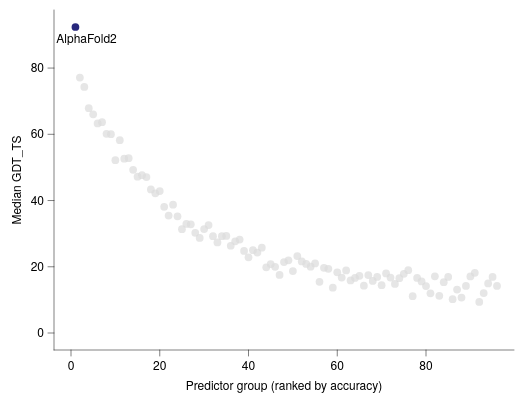

This figure's Vega-Lite source:
### Vega-Lite specification from a JSON file in a GitHub repository (floating-point values rounded to 4 significant figures)
{"background": null, "config": {"arc": {"fill": "#DBDBDB", "fillOpacity": 1.0, "innerRadius": 42.5, "padAngle": 0.03, "stroke": "black", "strokeOpacity": 1, "strokeWidth": 0.25}, "area": {"fill": "#DBDBDB", "fillOpacity": 1.0, "stroke": "black", "strokeOpacity": 1, "strokeWidth": 0.25}, "axis": {"domain": true, "domainCap": "round", "domainColor": "black", "domainWidth": 0.25, "grid": false, "gridCap": "round", "gridColor": "#F1F1F1", "gridDash": [0, 0], "gridOpacity": 1.0, "gridWidth": 0.25, "labelColor": "black", "labelFont": "Helvetica Neue, HelveticaNeue, Helvetica, Arial, sans-serif", "labelFontSize": 6, "labelFontStyle": "normal", "labelFontWeight": 400, "offset": 0, "ticks": true, "tickCap": "round", "tickColor": "black", "tickRound": false, "tickSize": 3.0, "tickWidth": 0.25, "titleColor": "black", "titleFont": "Helvetica Neue, HelveticaNeue, Helvetica, Arial, sans-serif", "titleFontSize": 6, "titleFontStyle": "normal", "titleFontWeight": 400}, "axisX": {"domain": true, "labelAlign": "center", "labelAngle": 0, "labels": true, "ticks": true, "translate": 0}, "axisY": {"domain": true, "labelAlign": "right", "labelAngle": 0, "labels": true, "ticks": true, "translate": 0}, "axisRight": {"domain": true, "labelAlign": "left", "labelAngle": 0, "labels": true, "ticks": true, "translate": 0}, "axisTop": {"domain": true, "labelAlign": "center", "labelAngle": 0, "labels": true, "ticks": true, "translate": 0}, "axisBand": {"tickOffset": 0}, "bar": {"fill": "#DBDBDB", "fillOpacity": 1.0, "stroke": "black", "strokeOpacity": 1, "strokeWidth": 0.25}, "boxplot": {"size": 15.3, "ticks": {"cornerRadius": 0.25, "fill": "black", "opacity": 1, "size": 7.65, "thickness": 0.25}, "box": {"fillOpacity": 1.0, "stroke": "black", "strokeOpacity": 1, "strokeWidth": 0.25}, "median": {"cornerRadius": 0, "fill": "black", "fillOpacity": 1.0, "opacity": 1, "size": 15.3, "thickness": 0.25}, "rule": {"fill": "black", "fillOpacity": 1.0, "size": 17.0, "stroke": "black", "strokeDash": [0, 0], "strokeOpacity": 1, "strokeWidth": 0.25}, "outliers": {"color": "black", "fill": "black", "fillOpacity": 1.0, "size": 0, "stroke": "black", "strokeOpacity": 1, "strokeWidth": 0.25}}, "circle": {"fill": "black", "fillOpacity": 1.0, "size": 2.125, "stroke": null, "strokeOpacity": 1, "strokeWidth": 0.25}, "errorband": {"band": {"fillOpacity": 0.6, "stroke": null, "strokeWidth": 0.25, "strokeOpacity": 1}, "borders": {"opacity": 0, "strokeOpacity": 1, "strokeWidth": 0.25}}, "errorbar": {"opacity": 1, "rule": {"strokeDash": [0, 0], "strokeWidth": 0.25}, "ticks": {"color": "black", "cornerRadius": 0.125, "opacity": 1, "size": 10.2, "thickness": 0.25}, "thickness": 0.25}, "font": "Helvetica Neue, HelveticaNeue, Helvetica, Arial, sans-serif", "geoshape": {"fill": "#DBDBDB", "fillOpacity": 1.0, "stroke": "black", "strokeOpacity": 1, "strokeWidth": 0.25}, "header": {"labelColor": "black", "labelFont": "Helvetica Neue, HelveticaNeue, Helvetica, Arial, sans-serif", "labelFontSize": 6, "labelFontStyle": "normal", "labelFontWeight": 400, "titleColor": "black", "titleFont": "Helvetica Neue, HelveticaNeue, Helvetica, Arial, sans-serif", "titleFontSize": 6, "titleFontStyle": "normal", "titleFontWeight": 400, "titlePadding": 0}, "legend": {"disable": false, "offset": 4.5, "titlePadding": 4, "labelOffset": 2, "gradientLabelOffset": 2, "columnPadding": 4, "rowPadding": 2, "gradientThickness": 5, "gradientOpacity": 1.0, "gradientStrokeColor": "black", "gradientStrokeWidth": 0.25, "labelColor": "black", "labelFont": "Helvetica Neue, HelveticaNeue, Helvetica, Arial, sans-serif", "labelFontSize": 6, "labelFontStyle": "normal", "labelFontWeight": 400, "strokeColor": "black", "strokeWidth": 0, "symbolSize": 36, "symbolStrokeColor": "black", "symbolStrokeWidth": 0.25, "titleColor": "black", "titleFont": "Helvetica Neue, HelveticaNeue, Helvetica, Arial, sans-serif", "titleFontSize": 6, "titleFontStyle": "normal", "titleFontWeight": 400}, "line": {"color": "black", "stroke": "black", "strokeCap": "butt", "strokeDash": [0, 0], "strokeOpacity": 1, "strokeWidth": 0.5}, "point": {"filled": true, "fill": "#DBDBDB", "fillOpacity": 1.0, "size": 8.5, "stroke": "black", "strokeOpacity": 1, "strokeWidth": 0.25}, "range": {"category": ["#9D9D9D", "#28287D", "#004225", "#47266F", "#00605D", "#DBDBDB", "#7983C1", "#6E927B", "#937FB4", "#699A97"], "diverging": {"scheme": ["#4F4265", "#6A5C82", "#85789D", "#A196B7", "#BDB5CE", "#D8D6DD", "#F6F6F6", "#CED8D7", "#9DBFBD", "#75A3A0", "#518683", "#326967", "#164D4B"]}, "heatmap": {"scheme": ["#440154", "#472270", "#433E82", "#38598C", "#2C728E", "#238A8D", "#24A086", "#39B578", "#5DC862", "#96D646", "#CAE02D", "#FDE724"]}, "ordinal": {"scheme": ["#F1F1F1", "#DBDBDB", "#C6C6C6", "#B2B2B2", "#9D9D9D", "#898989", "#767676", "#636363", "#515151", "#404040", "#2F2F2F", "#1F1F1F"]}, "ramp": {"scheme": ["#440154", "#472270", "#433E82", "#38598C", "#2C728E", "#238A8D", "#24A086", "#39B578", "#5DC862", "#96D646", "#CAE02D", "#FDE724"]}}, "rule": {"color": "black", "stroke": "black", "strokeCap": "round", "strokeDash": [2, 2], "strokeOpacity": 1, "strokeWidth": 0.25}, "scale": {"barBandPaddingInner": 0.1, "rectBandPaddingInner": 0, "tickBandPaddingInner": 0.1, "bandPaddingOuter": 0.1, "bandWithNestedOffsetPaddingInner": 0.2, "bandWithNestedOffsetPaddingOuter": 0.2, "offsetBandPaddingInner": 0, "offsetBandPaddingOuter": 0, "continuousPadding": 8.5, "round": false}, "rect": {"fill": "#DBDBDB", "fillOpacity": 1.0, "stroke": "black", "strokeOpacity": 1, "strokeWidth": 0.25}, "square": {"fill": "#DBDBDB", "fillOpacity": 1.0, "size": 17.0, "stroke": "black", "strokeOpacity": 1, "strokeWidth": 0.25}, "text": {"color": "black", "font": "Helvetica Neue, HelveticaNeue, Helvetica, Arial, sans-serif", "fontSize": 6, "fontStyle": "normal", "fontWeight": 400}, "tick": {"color": "black", "cornerRadius": 0.125, "opacity": 1.0, "size": 15.3, "thickness": 0.25}, "title": {"anchor": "middle", "frame": "group", "color": "black", "font": "Helvetica Neue, HelveticaNeue, Helvetica, Arial, sans-serif", "fontSize": 6, "fontStyle": "normal", "fontWeight": 400, "subtitleColor": "black", "subtitleFont": "Helvetica Neue, HelveticaNeue, Helvetica, Arial, sans-serif", "subtitleFontSize": 6, "subtitleFontStyle": "normal", "subtitleFontWeight": 400}, "trail": {"color": "black", "opacity": 1, "size": 0.5}, "view": {"continuousWidth": 230, "continuousHeight": 170, "discreteWidth": 230, "discreteHeight": 170, "fill": null, "stroke": null, "strokeWidth": 0.25}}, "layer": [{"data": {"name": "data-37ce6bb841388de4b2159be5d2253b8a"}, "mark": {"type": "point", "opacity": 0.7, "size": 15, "stroke": null}, "encoding": {"x": {"field": "rank", "title": "Predictor group (ranked by accuracy)", "type": "quantitative", "scale": {"nice": false}}, "y": {"field": "gdt", "title": "Median GDT_TS", "type": "quantitative", "scale": {"nice": false}}}}, {"data": {"name": "data-eacc7d94ee619f3a75a5c9fa2b42fbcf"}, "mark": {"type": "circle", "color": "#28287D", "size": 15}, "encoding": {"x": {"field": "rank", "title": "Predictor group (ranked by accuracy)", "type": "quantitative", "scale": {"nice": false}}, "y": {"field": "gdt", "title": "Median GDT_TS", "type": "quantitative", "scale": {"nice": false}}}}, {"layer": [{"mark": {"type": "text", "align": "center", "baseline": "middle", "fontSize": 6}, "encoding": {"text": {"value": "AlphaFold2"}, "x": {"datum": 3.504, "scale": {"domain": [1.0, 96.0]}}, "y": {"datum": 88.78, "scale": {"domain": [9.368, 92.4]}}}}], "data": {"values": [{"__dysonsphere__": 1}]}}], "$schema": "https://vega.github.io/schema/vega-lite/v6.4.1.json", "datasets": {"data-37ce6bb841388de4b2159be5d2253b8a": [{"rank": 2, "gdt": 77.13, "group": "field"}, {"rank": 3, "gdt": 74.29, "group": "field"}, {"rank": 4, "gdt": 67.87, "group": "field"}, {"rank": 5, "gdt": 66.03, "group": "field"}, {"rank": 6, "gdt": 63.27, "group": "field"}, {"rank": 7, "gdt": 63.65, "group": "field"}, {"rank": 8, "gdt": 60.16, "group": "field"}, {"rank": 9, "gdt": 60.03, "group": "field"}, {"rank": 10, "gdt": 52.18, "group": "field"}, {"rank": 11, "gdt": 58.21, "group": "field"}, {"rank": 12, "gdt": 52.65, "group": "field"}, {"rank": 13, "gdt": 52.77, "group": "field"}, {"rank": 14, "gdt": 49.29, "group": "field"}, {"rank": 15, "gdt": 47.2, "group": "field"}, {"rank": 16, "gdt": 47.66, "group": "field"}, {"rank": 17, "gdt": 47.08, "group": "field"}, {"rank": 18, "gdt": 43.37, "group": "field"}, {"rank": 19, "gdt": 42.18, "group": "field"}, {"rank": 20, "gdt": 42.86, "group": "field"}, {"rank": 21, "gdt": 38.09, "group": "field"}, {"rank": 22, "gdt": 35.46, "group": "field"}, {"rank": 23, "gdt": 38.75, "group": "field"}, {"rank": 24, "gdt": 35.25, "group": "field"}, {"rank": 25, "gdt": 31.36, "group": "field"}, {"rank": 26, "gdt": 32.94, "group": "field"}, {"rank": 27, "gdt": 32.8, "group": "field"}, {"rank": 28, "gdt": 30.24, "group": "field"}, {"rank": 29, "gdt": 28.7, "group": "field"}, {"rank": 30, "gdt": 31.39, "group": "field"}, {"rank": 31, "gdt": 32.58, "group": "field"}, {"rank": 32, "gdt": 29.23, "group": "field"}, {"rank": 33, "gdt": 27.33, "group": "field"}, {"rank": 34, "gdt": 29.23, "group": "field"}, {"rank": 35, "gdt": 29.33, "group": "field"}, {"rank": 36, "gdt": 26.35, "group": "field"}, {"rank": 37, "gdt": 27.68, "group": "field"}, {"rank": 38, "gdt": 28.23, "group": "field"}, {"rank": 39, "gdt": 24.79, "group": "field"}, {"rank": 40, "gdt": 22.86, "group": "field"}, {"rank": 41, "gdt": 25.01, "group": "field"}, {"rank": 42, "gdt": 24.28, "group": "field"}, {"rank": 43, "gdt": 25.76, "group": "field"}, {"rank": 44, "gdt": 19.82, "group": "field"}, {"rank": 45, "gdt": 20.81, "group": "field"}, {"rank": 46, "gdt": 19.98, "group": "field"}, {"rank": 47, "gdt": 17.52, "group": "field"}, {"rank": 48, "gdt": 21.41, "group": "field"}, {"rank": 49, "gdt": 21.96, "group": "field"}, {"rank": 50, "gdt": 18.69, "group": "field"}, {"rank": 51, "gdt": 23.24, "group": "field"}, {"rank": 52, "gdt": 21.61, "group": "field"}, {"rank": 53, "gdt": 20.85, "group": "field"}, {"rank": 54, "gdt": 20.03, "group": "field"}, {"rank": 55, "gdt": 21.01, "group": "field"}, {"rank": 56, "gdt": 15.47, "group": "field"}, {"rank": 57, "gdt": 19.68, "group": "field"}, {"rank": 58, "gdt": 19.4, "group": "field"}, {"rank": 59, "gdt": 13.7, "group": "field"}, {"rank": 60, "gdt": 18.33, "group": "field"}, {"rank": 61, "gdt": 16.73, "group": "field"}, {"rank": 62, "gdt": 18.89, "group": "field"}, {"rank": 63, "gdt": 15.87, "group": "field"}, {"rank": 64, "gdt": 16.64, "group": "field"}, {"rank": 65, "gdt": 17.28, "group": "field"}, {"rank": 66, "gdt": 14.29, "group": "field"}, {"rank": 67, "gdt": 17.51, "group": "field"}, {"rank": 68, "gdt": 15.72, "group": "field"}, {"rank": 69, "gdt": 16.93, "group": "field"}, {"rank": 70, "gdt": 14.45, "group": "field"}, {"rank": 71, "gdt": 18.0, "group": "field"}, {"rank": 72, "gdt": 16.75, "group": "field"}, {"rank": 73, "gdt": 14.81, "group": "field"}, {"rank": 74, "gdt": 16.54, "group": "field"}, {"rank": 75, "gdt": 17.86, "group": "field"}, {"rank": 76, "gdt": 18.96, "group": "field"}, {"rank": 77, "gdt": 11.1, "group": "field"}, {"rank": 78, "gdt": 16.64, "group": "field"}, {"rank": 79, "gdt": 15.58, "group": "field"}, {"rank": 80, "gdt": 14.19, "group": "field"}, {"rank": 81, "gdt": 11.99, "group": "field"}, {"rank": 82, "gdt": 17.1, "group": "field"}, {"rank": 83, "gdt": 11.22, "group": "field"}, {"rank": 84, "gdt": 15.34, "group": "field"}, {"rank": 85, "gdt": 16.95, "group": "field"}, {"rank": 86, "gdt": 10.19, "group": "field"}, {"rank": 87, "gdt": 13.1, "group": "field"}, {"rank": 88, "gdt": 10.71, "group": "field"}, {"rank": 89, "gdt": 14.21, "group": "field"}, {"rank": 90, "gdt": 17.07, "group": "field"}, {"rank": 91, "gdt": 18.17, "group": "field"}, {"rank": 92, "gdt": 9.368, "group": "field"}, {"rank": 93, "gdt": 12.08, "group": "field"}, {"rank": 94, "gdt": 14.96, "group": "field"}, {"rank": 95, "gdt": 16.92, "group": "field"}, {"rank": 96, "gdt": 14.2, "group": "field"}], "data-eacc7d94ee619f3a75a5c9fa2b42fbcf": [{"rank": 1, "gdt": 92.4, "group": "AlphaFold2"}]}}
